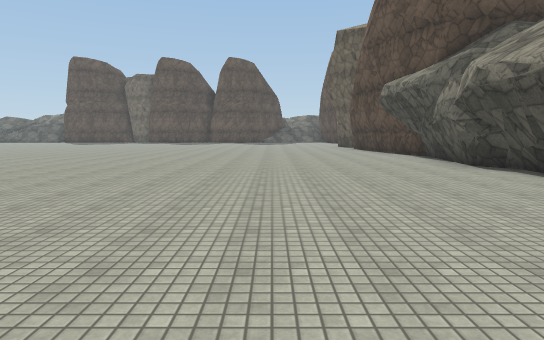
view 1 (above)

19 first-person views from a walk through a 3-D level made in the Unity game engine. The camera is 1.5 m above the floor, tilts 6° down and sees 75° across. The floor is counted in squares, 2 m on a side. Each view is taken from the middle of a square. On the plan, view 1 faces up. The plan holds only what a view shows up to about 11 squares ahead; the rest is blank. The place goes on beyond the plan. The player is left out. Surface patterns are stand-ins for the level's own textures.

view 2
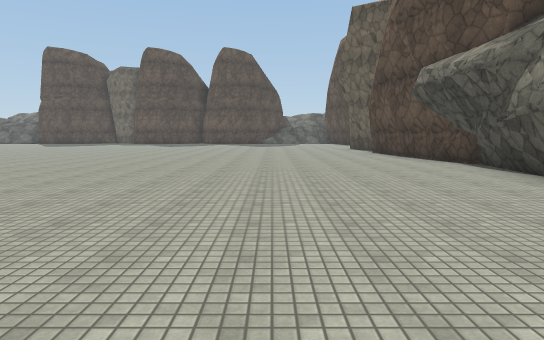

view 3
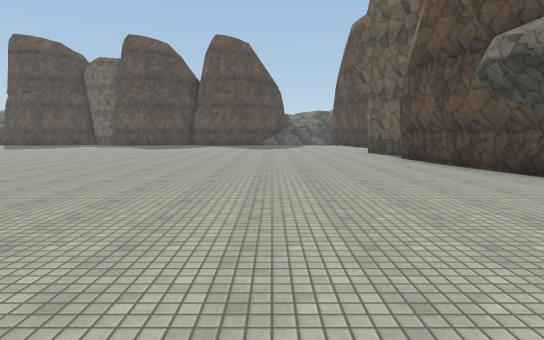

view 4
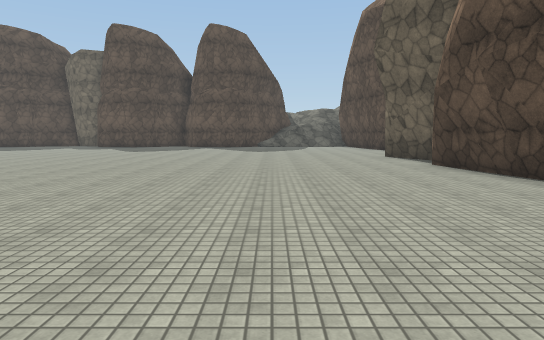

view 5
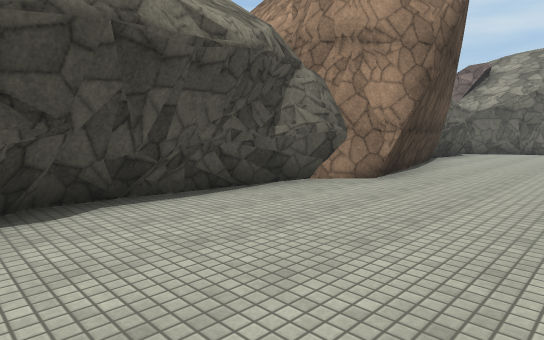

view 6
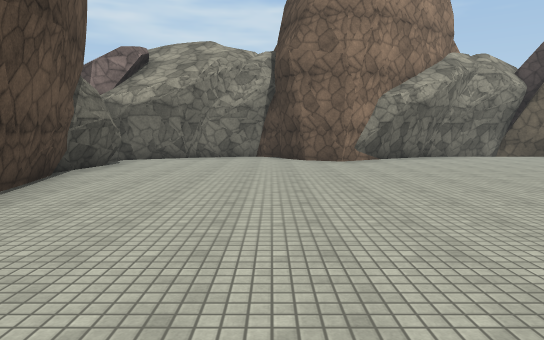

view 7
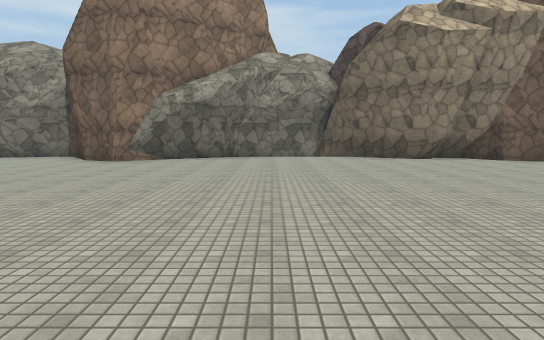

view 8
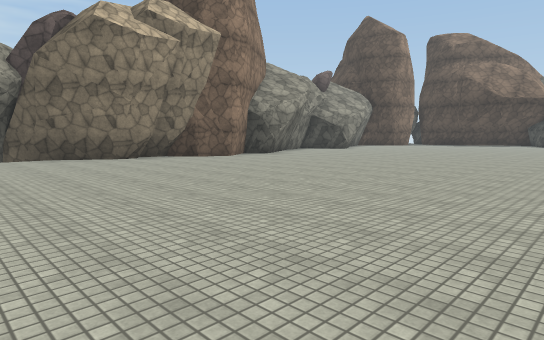

view 9
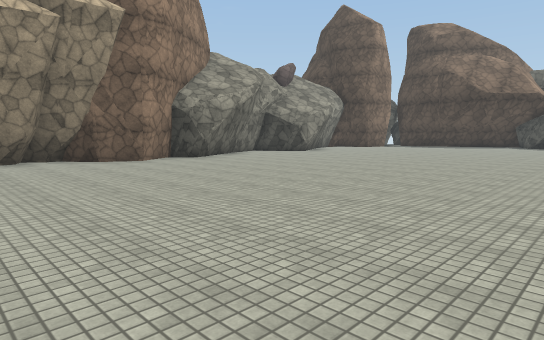

view 10
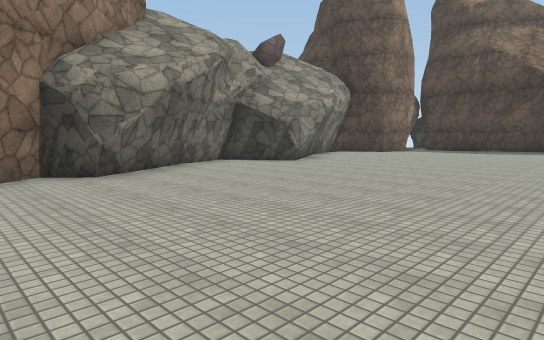

view 11
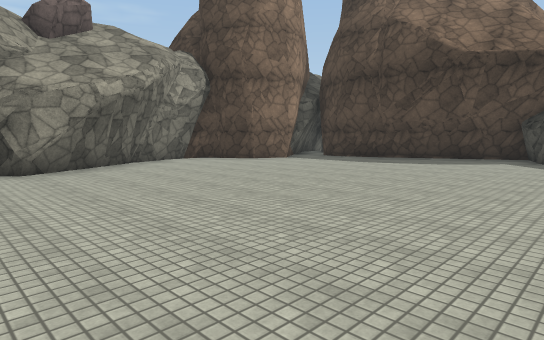

view 12
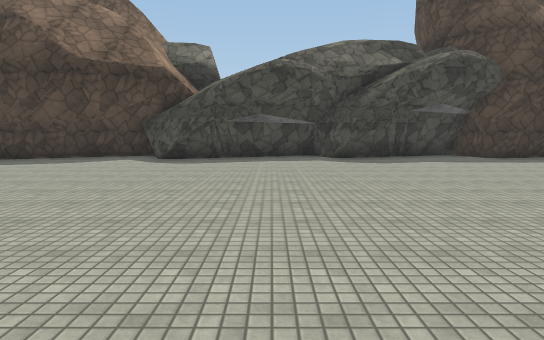

view 13
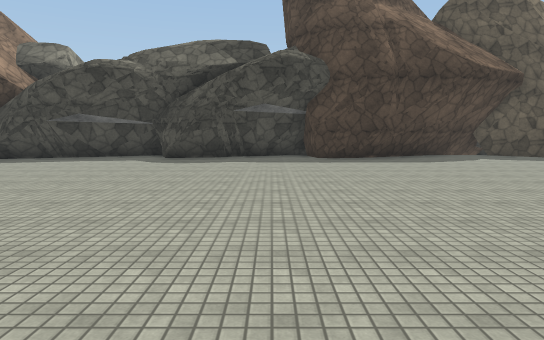

view 14
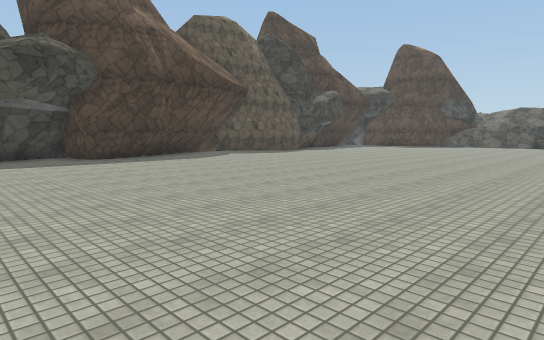

view 15
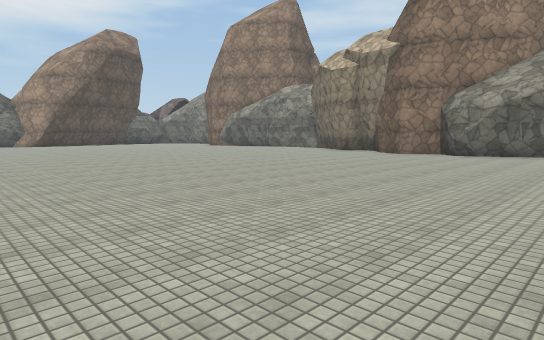

view 16
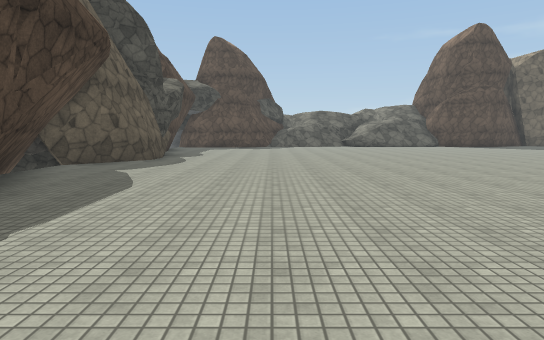

view 17
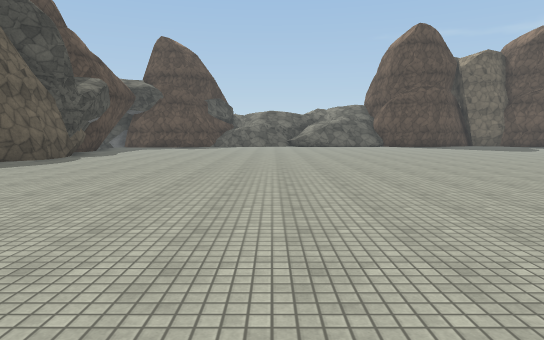

view 18
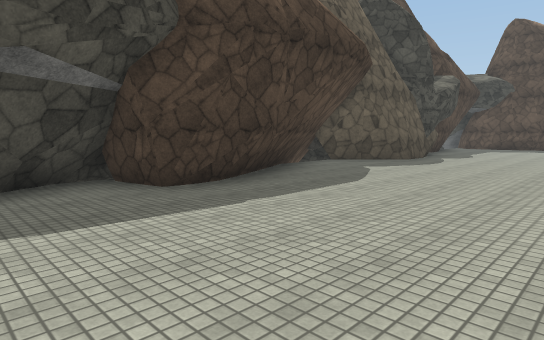

view 19
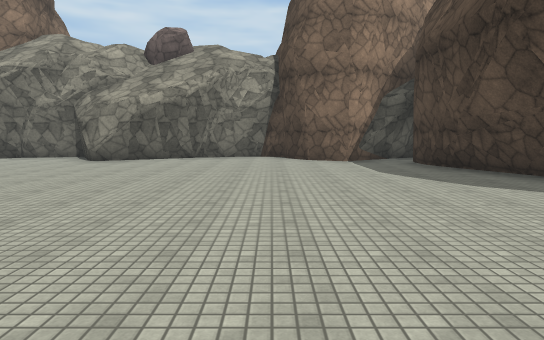

### Floor plan
Key: @ floor where view 1 was taken; # wall or solid block; . floor.
Columns run from 31 left of view 1 to 5 right of it. Each row starts with its distance up from view 1.
 19   #...............     ............#
 18   #...............     ............#
 17 ###..............      .............
 16 ##..............       ............#
 15  #..............        ...........#
 14  ##............        ............#
 13   #...........         ............##
 12   #..........           ............#
 11   #...........         .............#
 10  ##...........         .............#
  9  ##...........          ............#
  8   #...........           ...........#
  7   #...............       ...........#
  6   #.....................  ..........#
  5   #.................................#
  4   #.................................#
  3   #.................................#
  2   ##...............................##
  1   ##...............................#
  0  ##............................@...##
 -1   #.................................#
 -2   ##................................#
 -3    #................................#
 -4    #................................#
 -5    #................................#
 -6    ####...###..########.....####...##
 -7    #  ##### ####     ####.###  #####
 -8                         #

Positions as (right, up) in squares from view 1, and headings:
1: (0, 0), facing up
2: (0, 3), facing up
3: (0, 6), facing up
4: (0, 8), facing up
5: (1, 8), facing down-right
6: (1, 4), facing down
7: (-5, 4), facing down
8: (-5, 4), facing down-left
9: (-8, 4), facing down-left
10: (-12, 1), facing down-left
11: (-18, 2), facing down-left
12: (-18, 4), facing left
13: (-18, 9), facing left
14: (-18, 7), facing up-left
15: (-18, 7), facing down-right
16: (-25, 8), facing up
17: (-22, 8), facing up
18: (-24, 8), facing up-left
19: (-24, 4), facing down
